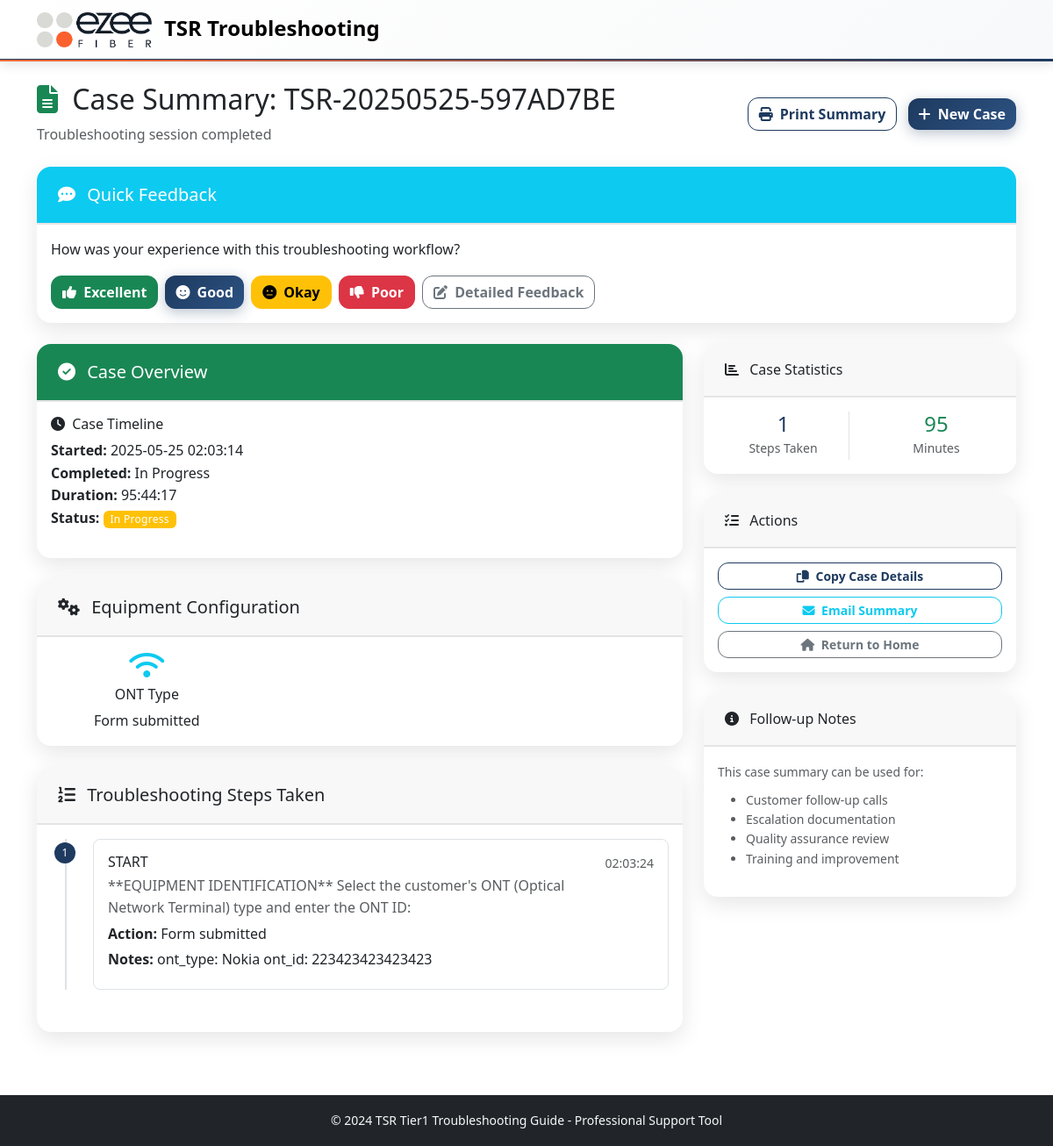
Page /case_summary/7 on the committed database.
### models.py (models this page shows, shortened)
class TroubleshootingCase(db.Model):
    id = db.Column(db.Integer, primary_key=True)
    session_id = db.Column(db.String(100), nullable=False)
    case_number = db.Column(db.String(50), unique=True, nullable=False)
    customer_info = db.Column(db.Text)  # JSON string
    ont_type = db.Column(db.String(50))
    ont_id = db.Column(db.String(50))  # ONT identifier (flexible format)
    router_type = db.Column(db.String(50))
    router_id = db.Column(db.String(50))  # Router identifier (flexible format)
    issue_type = db.Column(db.String(100))
    resolution = db.Column(db.String(200))
    status = db.Column(db.String(20), default='in_progress')  # in_progress, resolved, escalated, unresolved
    created_at = db.Column(db.DateTime, default=datetime.utcnow)
    completed_at = db.Column(db.DateTime)
    start_time = db.Column(db.Float)  # timestamp
    end_time = db.Column(db.Float)  # timestamp
    def get_customer_info(self):
        if self.customer_info:
            return json.loads(self.customer_info)
        return {}
    def get_duration(self):
        if self.start_time and self.end_time:
            duration_seconds = int(self.end_time - self.start_time)
        elif self.start_time:
            duration_seconds = int(datetime.now().timestamp() - self.start_time)
        else:
            return 0
        return duration_seconds // 60

class TroubleshootingStep(db.Model):
    id = db.Column(db.Integer, primary_key=True)
    case_id = db.Column(db.Integer, db.ForeignKey('troubleshooting_case.id'), nullable=False)
    step_id = db.Column(db.String(50), nullable=False)
    step_name = db.Column(db.String(200))
    action_taken = db.Column(db.String(500))
    result = db.Column(db.String(500))
    notes = db.Column(db.Text)
    timestamp = db.Column(db.DateTime, default=datetime.utcnow)
    case = db.relationship('TroubleshootingCase', backref=db.backref('steps', lazy=True, order_by='TroubleshootingStep.timestamp'))

### routes.py (the view)
@app.route('/case_summary/<int:case_id>')
def case_summary(case_id):
    case = TroubleshootingCase.query.get_or_404(case_id)
    escalation_report = None
    if case.status == 'escalated':
        escalation_report = generate_tier2_escalation_report(case)
    dispatch_report = None
    if case.status in ['dispatch_pending', 'resolved'] and (
        any(step.step_id.startswith('DISPATCH_') for step in case.steps) or
        case.issue_type == 'Complete Outage'
    ):
        dispatch_report = generate_dispatch_report(case)
    return render_template('case_summary.html', case=case, dispatch_report=dispatch_report, escalation_report=escalation_report)

### app.py (called while the page is built)
@app.template_filter('datetime')
def datetime_filter(timestamp):
    if timestamp:
        return datetime.fromtimestamp(timestamp).strftime('%Y-%m-%d %H:%M:%S')
    return ''

@app.template_filter('duration')
def duration_filter(start_time, end_time=None):
    if not start_time:
        return ''
    end = end_time or datetime.now().timestamp()
    duration = int(end - start_time)
    hours = duration // 3600
    minutes = (duration % 3600) // 60
    seconds = duration % 60
    if hours > 0:
        return f"{hours:02d}:{minutes:02d}:{seconds:02d}"
    else:
        return f"{minutes:02d}:{seconds:02d}"

### templates/case_summary.html (shortened to what this page needs)
{% extends "base.html" %}
{% block content %}
<div class="container py-4">
    <div class="row justify-content-between align-items-center mb-4">
        <div class="col">
            <h2>
                <i class="fas fa-file-alt me-2 text-success"></i>
                Case Summary: {{ case.case_number }}
            </h2>
            <p class="text-muted mb-0">Troubleshooting session completed</p>
        </div>
        <div class="col-auto">
            <button onclick="window.print()" class="btn btn-outline-primary me-2">
                <i class="fas fa-print me-1"></i>
                Print Summary
            </button>
            <a href="{{ url_for('restart_case') }}" class="btn btn-primary">
                <i class="fas fa-plus me-1"></i>
                New Case
            </a>
        </div>
    </div>
    <div class="row mb-4">
        <div class="col-12">
            <div class="card border-info">
                <div class="card-header bg-info text-white">
                    <h5 class="mb-0">
                        <i class="fas fa-comment-dots me-2"></i>
                        Quick Feedback
                    </h5>
                </div>
                <div class="card-body">
                    <p class="mb-3">How was your experience with this troubleshooting workflow?</p>
                    <div class="d-flex gap-2 flex-wrap">
                        <button class="btn btn-success" onclick="submitFeedback('excellent', '{{ case.id }}')">
                            <i class="fas fa-thumbs-up me-1"></i>
                            Excellent
                        </button>
                        <button class="btn btn-primary" onclick="submitFeedback('good', '{{ case.id }}')">
                            <i class="fas fa-smile me-1"></i>
                            Good
                        </button>
                        <button class="btn btn-warning" onclick="submitFeedback('okay', '{{ case.id }}')">
                            <i class="fas fa-meh me-1"></i>
                            Okay
                        </button>
                        <button class="btn btn-danger" onclick="submitFeedback('poor', '{{ case.id }}')">
                            <i class="fas fa-thumbs-down me-1"></i>
                            Poor
                        </button>
                        <button class="btn btn-outline-secondary" onclick="showDetailedFeedback('{{ case.id }}')">
                            <i class="fas fa-edit me-1"></i>
                            Detailed Feedback
                        </button>
                    </div>
                </div>
            </div>
        </div>
    </div>
    <div class="row">
        <div class="col-lg-8">
            <div class="card mb-4">
                <div class="card-header bg-success text-white">
                    <h5 class="mb-0">
                        <i class="fas fa-check-circle me-2"></i>
                        Case Overview
                    </h5>
                </div>
                <div class="card-body">
                    <div class="row">
                        <div class="col-md-6">
                            <h6><i class="fas fa-clock me-1"></i> Case Timeline</h6>
                            <ul class="list-unstyled">
                                <li><strong>Started:</strong> {{ case.start_time|datetime }}</li>
                                <li><strong>Completed:</strong> {{ case.end_time|datetime if case.end_time else 'In Progress' }}</li>
                                <li><strong>Duration:</strong> {{ case.start_time|duration(case.end_time) }}</li>
                                <li><strong>Status:</strong>
                                    <span class="badge bg-{{ 'success' if case.status == 'resolved' else 'warning' }}">
                                        {{ case.status.replace('_', ' ').title() }}
                                    </span>
                                </li>
                            </ul>
                        </div>
                    </div>
                </div>
            </div>
            <div class="card mb-4">
                <div class="card-header">
                    <h5 class="mb-0">
                        <i class="fas fa-cogs me-2"></i>
                        Equipment Configuration
                    </h5>
                </div>
                <div class="card-body">
                    <div class="row">
                        {% if case.ont_type %}
                        <div class="col-md-4">
                            <div class="text-center">
                                <i class="fas fa-wifi fa-2x text-info mb-2"></i>
                                <h6>ONT Type</h6>
                                <p class="mb-0">{{ case.ont_type }}</p>
                            </div>
                        </div>
                        {% endif %}
                    </div>
                </div>
            </div>
            <div class="card">
                <div class="card-header">
                    <h5 class="mb-0">
                        <i class="fas fa-list-ol me-2"></i>
                        Troubleshooting Steps Taken
                    </h5>
                </div>
                <div class="card-body">
                    {% if case.steps %}
                        <div class="timeline">
                            {% for step in case.steps %}
                            <div class="timeline-item">
                                <div class="timeline-marker">
                                    <span class="badge bg-primary rounded-pill">{{ loop.index }}</span>
                                </div>
                                <div class="timeline-content">
                                    <div class="d-flex justify-content-between align-items-start">
                                        <div>
                                            <h6 class="mb-1">{{ step.step_id }}</h6>
                                            {% if step.step_name %}
                                            <p class="text-muted mb-1">{{ step.step_name }}</p>
                                            {% endif %}
                                            {% if step.action_taken %}
                                            <p class="mb-1"><strong>Action:</strong> {{ step.action_taken }}</p>
                                            {% endif %}
                                            {% if step.notes %}
                                            <p class="mb-1"><strong>Notes:</strong> {{ step.notes }}</p>
                                            {% endif %}
                                        </div>
                                        <small class="text-muted">{{ step.timestamp.strftime('%H:%M:%S') }}</small>
                                    </div>
                                </div>
                            </div>
                            {% endfor %}
                        </div>
                    {% else %}
                        <p class="text-muted">No detailed steps recorded for this case.</p>
                    {% endif %}
                </div>
            </div>
        </div>
        <div class="col-lg-4">
            <div class="card mb-4">
                <div class="card-header">
                    <h6 class="mb-0">
                        <i class="fas fa-chart-bar me-2"></i>
                        Case Statistics
                    </h6>
                </div>
                <div class="card-body">
                    <div class="row text-center">
                        <div class="col-6">
                            <div class="border-end">
                                <h4 class="text-primary mb-0">{{ case.steps|length }}</h4>
                                <small class="text-muted">Steps Taken</small>
                            </div>
                        </div>
                        <div class="col-6">
                            <h4 class="text-success mb-0">{{ case.get_duration() // 60 }}</h4>
                            <small class="text-muted">Minutes</small>
                        </div>
                    </div>
                </div>
            </div>
            <div class="card mb-4">
                <div class="card-header">
                    <h6 class="mb-0">
                        <i class="fas fa-tasks me-2"></i>
                        Actions
                    </h6>
                </div>
                <div class="card-body">
                    <div class="d-grid gap-2">
                        <button onclick="copyToClipboard()" class="btn btn-outline-primary btn-sm">
                            <i class="fas fa-copy me-1"></i>
                            Copy Case Details
                        </button>
                        <button onclick="emailSummary()" class="btn btn-outline-info btn-sm">
                            <i class="fas fa-envelope me-1"></i>
                            Email Summary
                        </button>
                        <a href="{{ url_for('index') }}" class="btn btn-outline-secondary btn-sm">
                            <i class="fas fa-home me-1"></i>
                            Return to Home
                        </a>
                    </div>
                </div>
            </div>
            <div class="card">
                <div class="card-header">
                    <h6 class="mb-0">
                        <i class="fas fa-info-circle me-2"></i>
                        Follow-up Notes
                    </h6>
                </div>
                <div class="card-body">
                    <small class="text-muted">
                        This case summary can be used for:
                        <ul class="mt-2">
                            <li>Customer follow-up calls</li>
                            <li>Escalation documentation</li>
                            <li>Quality assurance review</li>
                            <li>Training and improvement</li>
                        </ul>
                    </small>
                </div>
            </div>
        </div>
    </div>
</div>
{% endblock %}

### static/css/custom.css (style rules this page uses)
:root { --primary-color: 0 84% 60%; --success-color: 142 71% 45%; --info-color: 199 89% 48%; --warning-color: 45 100% 51%; --danger-color: 354 70% 54%; }
body { font-family: 'Segoe UI', Tahoma, Geneva, Verdana, sans-serif; line-height: 1.6; }
.card { border: none; box-shadow: 0 2px 8px rgba(0, 0, 0, 0.1); border-radius: 12px; transition: transform 0.2s ease, box-shadow 0.2s ease; }
.card-header { border-radius: 12px 12px 0 0 !important; border-bottom: none; padding: 1.25rem 1.5rem; }
.timeline { position: relative; padding-left: 2rem; }
.timeline::before { content: ''; position: absolute; left: 1rem; top: 0; bottom: 0; width: 2px; background: var(--bs-border-color); }
.timeline-item { position: relative; margin-bottom: 2rem; }
.timeline-marker { position: absolute; left: -2rem; top: 0; width: 2rem; height: 2rem; display: flex; align-items: center; justify-content: center; }
.timeline-marker .badge { width: 1.5rem; height: 1.5rem; display: flex; align-items: center; justify-content: center; font-size: 0.75rem; }
.timeline-content { background: var(--bs-body-bg); border: 1px solid var(--bs-border-color); border-radius: 8px; padding: 1rem; margin-left: 1rem; }
.badge { font-weight: 500; letter-spacing: 0.025em; }
.btn { border-radius: 8px; font-weight: 500; transition: all 0.2s ease; }

### static/css/ezee-theme.css (style rules this page uses)
:root { --ezee-navy: #1e3a5f; --ezee-orange: #ff6b35; --ezee-light-grey: #e5e5e5; --ezee-dark-grey: #6c757d; --ezee-white: #ffffff; }
.bg-primary { background-color: var(--ezee-navy) !important; }
.btn-primary { background-color: var(--ezee-navy); border-color: var(--ezee-navy); }
.btn-outline-primary { color: var(--ezee-navy); border-color: var(--ezee-navy); }
.text-primary { color: var(--ezee-navy) !important; }
.card { border: none; border-radius: 16px; box-shadow: 0 8px 25px rgba(0, 0, 0, 0.1); transition: all 0.3s ease; }
.card-header { border-radius: 16px 16px 0 0 !important; border-bottom: 2px solid var(--ezee-light-grey); }
.btn { border-radius: 12px; font-weight: 600; transition: all 0.3s cubic-bezier(0.4, 0, 0.2, 1); position: relative; overflow: hidden; }
.btn-primary { background: linear-gradient(135deg, var(--ezee-navy) 0%, #2c5282 100%); border: none; box-shadow: 0 4px 15px rgba(30, 58, 95, 0.3); }

### rows in the picture
TroubleshootingCase: case_number "TSR-20250525-597AD7BE", start_time "2025-05-25 02:03:14", end_time "In Progress", start_time|duration "95:44:17", status.replace "In Progress", ont_type "Form submitted", start_time+end_time "95"
TroubleshootingStep: step_id "START", step_name "**EQUIPMENT IDENTIFICATION** Select the customer's ONT (Optical Network Terminal) type and enter the ONT ID:", action_taken "Form submitted", notes "ont_type: Nokia ont_id: 223423423423423", timestamp "02:03:24"

### other values in the picture
{{ case.steps|length }} "1"
